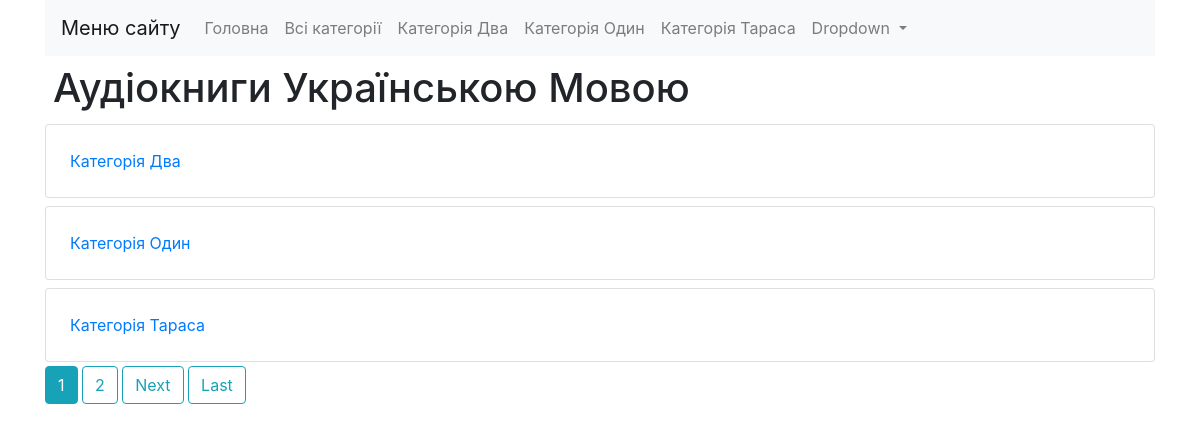
The page /categories on the database as committed earlier.
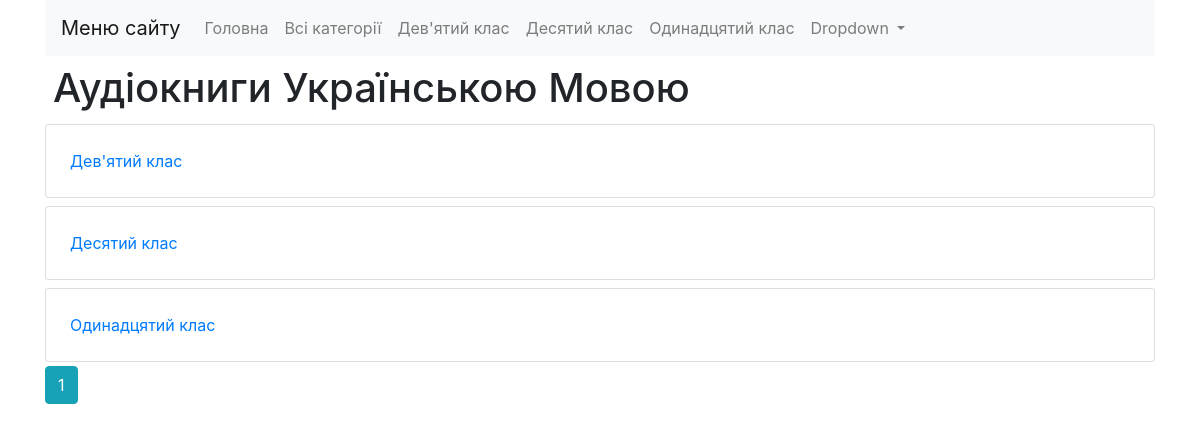
The same page on the database as committed later.
### audiobooks/models.py (models this page shows, shortened)
class Category(models.Model):
    title = models.CharField(max_length=30)
    slug = models.SlugField(default='', editable=True, max_length=100, null=False, blank=True)
    class Meta:
        verbose_name_plural = "categories"
        ordering = ['title']

### audiobooks/views.py (the view)
# urls.py: path('categories', allCategories, name='allCategories'),
def allCategories(request):
    categories_list = Category.objects.all()
    context = {
        'Category': pagination(request, categories_list),
    }
    return render(request, 'allCategories1.html', context)

### audiobooks/views.py (called while the page is built)
def pagination(request, pagination_list, items_on_page=3):
    paginator = Paginator(pagination_list, items_on_page)
    page = request.GET.get('page')
    try:
        page_obj = paginator.page(page)
    except PageNotAnInteger:
        page_obj = paginator.page(1)
    except EmptyPage:
        page_obj = paginator.page(paginator.num_pages)
    return page_obj

### templates/allCategories1.html (shortened to what this page needs)
{% extends "_base.html" %}
{% load static %}
{% block content %}
{% for Series in Category %}
	<div class="mylist">
        <ul class="list-group">
            <li class="list-group-item p-4 my-1">
				<a href="{% url 'audiobooks-categoryOne' Series.slug %}">{{ Series.title }}</a>
			</li>
        </ul>
    </div>
{% endfor %}
				{% for num in Category.paginator.page_range %}
					{% if Category.number == num %}
						<a class="btn btn-info mb-4" href="?page={{num}}">{{ num }}</a>
					{% elif num > Category.number|add:'-3' and num < Category.number|add:'3' %}
						<a class="btn btn-outline-info mb-4" href="?page={{num}}">{{ num }}</a>
					{% endif %}
				{% endfor %}
				{% if Category.has_next %}
					<a class="btn btn-outline-info mb-4" href="?page={{ Audiobook.next_page_number }}">Next</a>
					<a class="btn btn-outline-info mb-4" href="?page={{ Audiobook.paginator.num_pages }}">Last</a>
				{% endif %}
{% endblock content %}

### templates/_base.html (shortened to what this page needs)
{% load static %}
<!DOCTYPE html>
<html lang="en">
<head>
    <link rel="stylesheet" href="https://cdn.jsdelivr.net/npm/bootstrap@4.6.0/dist/css/bootstrap.min.css"
>
    <link rel="stylesheet" href="{% static 'css/style.css' %}">
</head>
<body>
    <div class="container">
    <div class="mycontainer">
        <nav class="navbar navbar-expand-lg navbar-light bg-light">
            <a class="navbar-brand" href="{% url 'allSeries' %}">Меню сайту</a>
            <div class="collapse navbar-collapse" id="navbarSupportedContent">
                <ul class="navbar-nav mr-auto">
                    <li class="nav-item">
                        <a class="nav-link" href="{% url 'allSeries' %}">Головна</a>
                    </li>
                    <li class="nav-item">
                        <a class="nav-link" href="{% url 'allCategories' %}">Всі категорії</a>
                    </li>
                        {% for item in Category %}
							<li class="nav-item">
							  <a class="nav-link" href="{% url 'audiobooks-categoryOne' item.slug %}">{{ item.title }}</a>
                            </li>
						{% endfor %}
                    <li class="nav-item dropdown">
                        <a class="nav-link dropdown-toggle" href="#" id="navbarDropdown" role="button" data-toggle="dropdown"
                            aria-haspopup="true" aria-expanded="false">
                            Dropdown
                        </a>
                    </li>
                </ul>
            </div>
        </nav>
            <div class="row">
                <div class="col">
                    <div class="mybox1">
                        <h1 class="p-2 m-0">Аудіокниги Українською Мовою</h1>
                    </div>
                </div>
            </div>
        {% block content %}
        {% endblock content %}
    </div>
    </div>
</body>
</html>

Rows that differ between the two databases and show on the page:
removed Category: title "Категорія Два"
removed Category: title "Категорія Один"
removed Category: title "Категорія Тараса"
added Category: title "Дев'ятий клас"
added Category: title "Десятий клас"
added Category: title "Одинадцятий клас"
Other text that changed with them:
list line gone: "2"
text no longer shown: "Next Last"
